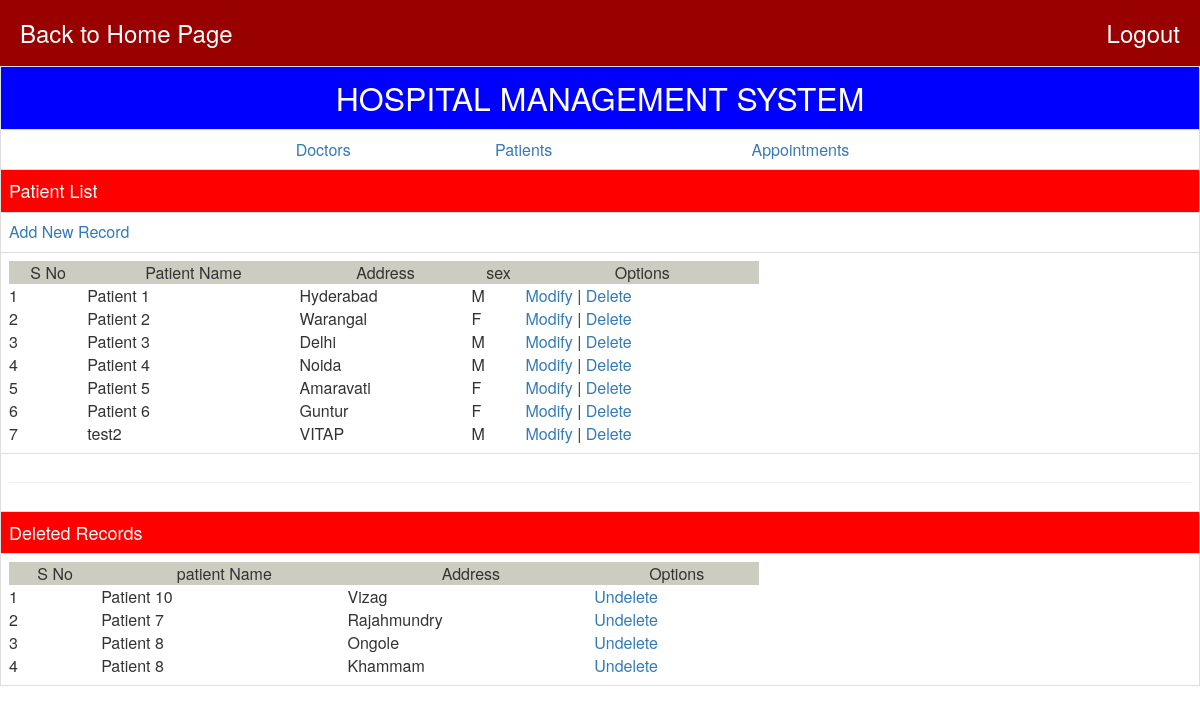
Screenshot of /PLIST.php (signed in) with the database file from the repository.
### tables this page shows
CREATE TABLE `patient` (
  `pno` int(11) NOT NULL,
  `pname` varchar(30) NOT NULL,
  `paddr` varchar(30) NOT NULL,
  `psex` varchar(1) NOT NULL,
  `pshow` varchar(1) NOT NULL DEFAULT 'Y'
);

### PLIST.php (the view, shortened to what this page needs)
<?php
require('connection.php');
?><html>
<head>
    <link rel="stylesheet" href="css/bootstrap.css" />
</head>
<body>
    <table class="table table-bordered">
        <tr bgcolor=blue>
            <td align=center>
                <font SIZE=6 color=white>HOSPITAL
                    MANAGEMENT SYSTEM</font>
            </td>
        </tr>
        <tr>
            <td>
                <table align=center width=750 cellspacing=0 cellpadding=5>
                    <tr>
                        <td align=center><a href=dlist.php>Doctors</td>
                        <td align=center><a href=plist.php>Patients</td>
                        <td align=center><a href=alist.php>Appointments</td>
                </table>
            </td>
        </tr>
        <tr bgcolor=red>
            <td>
                <font size=4 color=white>Patient
                    List</font>
            </td>
        </tr>
        <tr>
            <td><a href=padd.php>Add New Record</a></td>
        </tr>
        <tr>
            <td>
                <table width=750 cellspacing=0 cellpadding=5>
                    <tr bgcolor=#ccccc>
                        <td align=center>S No</td>
                        <td align=center>Patient
                            Name</td>
                        <td align=center>Address</td>
                        <td align=center>sex</td>
                        <td align=center>Options</td>
                    </tr>
                    <?php
                    $rs1 = mysqli_query($connection, "SELECT * from patient where pshow='Y' order by
pname;");
                    $sno = 1;
                    while ($row = mysqli_fetch_array($rs1)) {
                        echo "<tr><td>$sno</td><td>$row[1]</td><td>$row[2]</td><td>$row[3]</td><td><a
href=pmod.php?rno=" . $row[0] . ">Modify</a> | <a
href=pdel.php?rno=" . $row[0] . ">Delete</a></td></tr>";
                        $sno++;
                    }
                    ?>
                </table>
            </td>
        </tr>
        <tr>
            <td align=center>
                <hr>
            </td>
        </tr>
        <tr bgcolor=red>
            <td>
                <font size=4 color=white>Deleted
                    Records</font>
            </td>
        </tr>
        <tr>
            <td>
                <table width=750 cellspacing=0 cellpadding=5>
                    <tr bgcolor=#ccccc>
                        <td align=center>S No</td>
                        <td align=center>patient
                            Name</td>
                        <td align=center>Address</td>
                        <td align=center>Options</td>
                    </tr>
                    <?php
                    $rs2 = mysqli_query($connection, "SELECT * from patient where pshow='N' order by
pname;");
                    $sno = 1;
                    while ($row = mysqli_fetch_array($rs2)) {
                        echo "<tr><td>$sno</td><td>$row[1]</td><td>$row[2]</td><td><a
href=Pundel.php?rno=" . $row[0] . ">Undelete</a></td></tr>";
                        $sno++;
                    }
                    ?>
                </table>
            </td>
        </tr>
    </table>
</body>
</html>

### rows the page displays
patient: pname "Patient 1", paddr "Hyderabad", psex "M"
patient: pname "Patient 2", paddr "Warangal", psex "F"
patient: pname "Patient 3", paddr "Delhi", psex "M"
patient: pname "Patient 4", paddr "Noida", psex "M"
patient: pname "Patient 5", paddr "Amaravati", psex "F"
patient: pname "Patient 6", paddr "Guntur", psex "F"
patient: pname "test2", paddr "VITAP", psex "M"
patient: pname "Patient 10", paddr "Vizag"
patient: pname "Patient 7", paddr "Rajahmundry"
patient: pname "Patient 8", paddr "Ongole"
patient: pname "Patient 8", paddr "Khammam"
